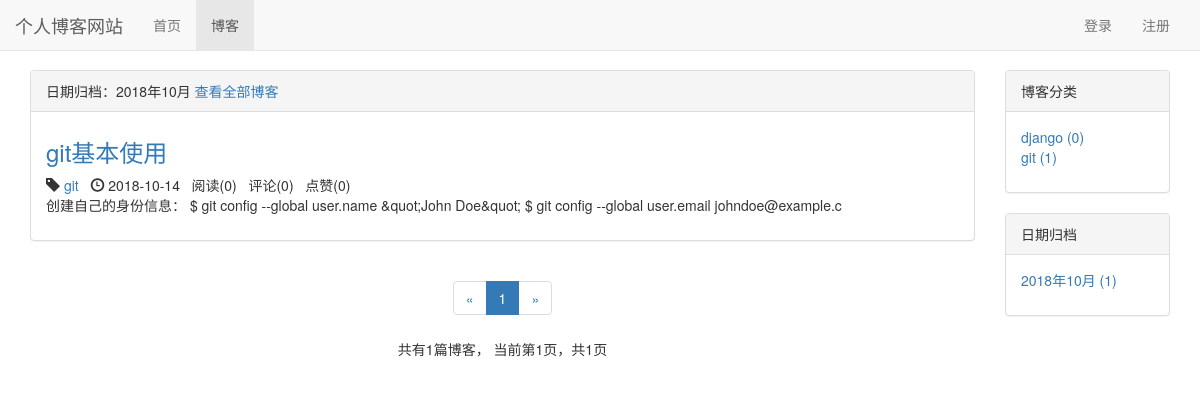
/blog/date/2018/10, run on the app's committed database.
### blog/models.py (models this page shows, shortened)
class Blog(models.Model, ReadNumExpandMethod):
    title = models.CharField(max_length=50)
    blog_type = models.ForeignKey(BlogType, on_delete=models.CASCADE)
    content = RichTextUploadingField()
    author = models.ForeignKey(User, on_delete=models.CASCADE)
    read_details = GenericRelation(ReadDetail)
    created_time = models.DateTimeField(auto_now_add=True)
    last_updated_time = models.DateTimeField(auto_now=True)
    class Meta:
        ordering = ['-created_time']

class BlogType(models.Model):
    type_name = models.CharField(max_length=15, default='git')
    def __str__(self):
        return self.type_name

### likes/models.py (models this page shows)
class LikeCount(models.Model):
    content_type = models.ForeignKey(ContentType, on_delete=models.CASCADE)
    object_id = models.PositiveIntegerField()
    content_object = GenericForeignKey('content_type', 'object_id')
    liked_num = models.IntegerField(default=0)

### blog/views.py (the view)
# urls.py: path('date/<int:year>/<int:month>', views.blogs_with_date, name="blogs_with_date"),
def blogs_with_date(request, year, month):
    blogs_all_list = Blog.objects.filter(created_time__year=year, created_time__month=month)
    context = get_blog_list_common_data(request, blogs_all_list)
    context['blogs_with_date'] = '%s年%s月' % (year, month)
    return render(request, 'blog/blogs_with_date.html', context)

### comment/templatetags/comment_tags.py (called while the page is built)
@register.simple_tag
def get_comment_count(obj):
    content_type = ContentType.objects.get_for_model(obj)
    return Comment.objects.filter(content_type=content_type, object_id=obj.pk).count()

### likes/templatetags/likes_tags.py (called while the page is built)
@register.simple_tag
def get_like_count(obj):
    content_type = ContentType.objects.get_for_model(obj)
    like_count, created = LikeCount.objects.get_or_create(content_type=content_type, object_id=obj.pk)
    return like_count.liked_num

### read_statistics/models.py (called while the page is built)
    def get_read_num(self):
        try:
            ct = ContentType.objects.get_for_model(self)
            readnum = ReadNum.objects.get(content_type=ct, object_id=self.pk)
            return readnum.read_num
        except exceptions.ObjectDoesNotExist:
            return 0

### user/context_processors.py (called while the page is built)
def login_modal_form(request):
    return {'login_modal_form': LoginForm()}

### blog/templates/blog/blogs_with_date.html (shortened to what this page needs)
{% extends 'blog/blog_list.html' %}
{% block blog_list_title %}
    日期归档：{{ blogs_with_date }}
    <a href="{% url 'blog_list' %}">查看全部博客</a>
{% endblock %}

### blog/templates/blog/blog_list.html (shortened to what this page needs)
{% extends 'base.html' %}
{% block nav_blog_active %}active{% endblock %}
{% load staticfiles %}
{% load comment_tags %}
{% load likes_tags %}
{% block header_extends %}
    <link rel="stylesheet" href="{% static 'blog/blog.css' %}">
{% endblock %}
{% block content %}
    <div class="container">
        <div class="row">
            <div class="col-xs-12 col-sm-8 col-md-9 col-lg-10">
                <div class="panel panel-default">
                    <div class="panel-heading">{% block blog_list_title %}博客列表{% endblock %}</div>
                    <div class="panel-body">
                        {% for blog in blogs %}
                            <div class="blog">
                                <h3><a href="{% url 'blog_detail' blog.pk %}">{{ blog.title }}</a></h3>
                                <p class="blog-info">
                                    <span class="glyphicon glyphicon-tag"></span> <a href="{% url 'blogs_with_type' blog.blog_type.pk %}">{{ blog.blog_type }}</a>&nbsp;&nbsp;
                                    <span class="glyphicon glyphicon-time"></span> {{ blog.created_time|date:"Y-m-d" }}&nbsp;&nbsp;
                                    阅读({{ blog.get_read_num }})&nbsp;&nbsp;
                                    评论({% get_comment_count blog %})&nbsp;&nbsp;
                                    点赞({% get_like_count blog %})
                                </p>
                                <p>{{ blog.content|striptags|truncatechars:120 }}</p>
                            </div>
                        {% empty %}
                            <div class="blog">
                                <h3>暂无博客，敬请期待</h3>
                            </div>
                        {% endfor %}
                    </div>
                </div>
                <div class="paginator">
                    <ul class="pagination">
                        <li>
                            {% if page_of_blogs.has_previous %}
                                <a href="?page={{ page_of_blogs.previous_page_number }}" aria-label="Previous">
                                    <span aria-hidden="true">&laquo;</span>
                                </a>
                            {% else %}
                                <span aria-hidden="true">&laquo;</span>
                            {% endif %}
                        </li>
                        {% for page_num in page_range %}
                            {% if page_num == page_of_blogs.number %}
                                <li class="active"><span>{{ page_num }}</span></li>
                            {% else %}
                                {% if page_num == '...' %}
                                    <li><span>{{ page_num }}</span></li>
                                {% else %}
                                    <li><a href="?page={{ page_num }}">{{ page_num }}</a></li>
                                {% endif %}
                            {% endif %}
                        {% endfor %}
                        <li>
                            {% if page_of_blogs.has_next %}
                                <a href="?page={{ page_of_blogs.next_page_number }}" aria-label="Next">
                                    <span aria-hidden="true">&raquo;</span>
                                </a>
                            {% else %}
                                <span aria-hidden="true">&raquo;</span>
                            {% endif %}
                        </li>
                    </ul>
                    <p>
                        共有{{ page_of_blogs.paginator.count }}篇博客，
                        当前第{{ page_of_blogs.number }}页，共{{ page_of_blogs.paginator.num_pages }}页
                    </p>
                </div>
            </div>
            <div class="hidden-xs col-sm-4 col-md-3 col-lg-2">
                <div class="panel panel-default">
                    <div class="panel-heading">博客分类</div>
                    <div class="panel-body">
                        <ul class="blog-types">
                            {% for blog_type in blog_types %}
                                <li>
                                    <a href="{% url 'blogs_with_type' blog_type.pk %}">
                                        {{ blog_type.type_name }} ({{ blog_type.blog_count }})
                                    </a>
                                </li>
                            {% empty %}
                                <li>暂无分类</li>
                            {% endfor %}
                        </ul>
                    </div>
                </div>
                <div class="panel panel-default">
                    <div class="panel-heading">日期归档</div>
                    <div class="panel-body">
                        <ul>
                            {% for blog_date, blog_count in blog_dates.items %}
                                <li>
                                    <a href="{% url 'blogs_with_date' blog_date.year blog_date.month %}">
                                        {{ blog_date|date:"Y年m月" }} ({{ blog_count }})
                                    </a>
                                </li>
                            {% endfor %}
                        </ul>
                    </div>
                </div>
            </div>
        </div>
    </div>
{% endblock %}

### static/base.css (style rules this page uses)
* { margin: 0; padding: 0; }
body { margin-top: 70px!important; }
ul { list-style-type: none!important; }

### blog/static/blog/blog.css (style rules this page uses)
ul.blog-types { list-style-type: none; }
div.blog h3 { margin-top: 0.5em; }
div.blog p.blog-info { margin-bottom: 0; }
div.paginator { text-align: center; }

### data on the page
Blog: title "git基本使用", blog_type "git", created_time "2018-10-14", get_read_num "0", id "0", id.liked_num "0", content "创建自己的身份信息： $ git config --global user.name &quot;John Doe&quot; $ git config --global user.email johndoe@example.c"
BlogType: type_name "django", blog_count "0"
BlogType: type_name "git", blog_count "1"

### other printed values
{{ blogs_with_date }} "2018年10月"
{{ page_num }} "1"
{{ page_of_blogs.paginator.count }} "1"
{{ page_of_blogs.number }} "1"
{{ page_of_blogs.paginator.num_pages }} "1"
{{ blog_date|date:"Y年m月" }} "2018年10月"
{{ blog_count }} "1"
